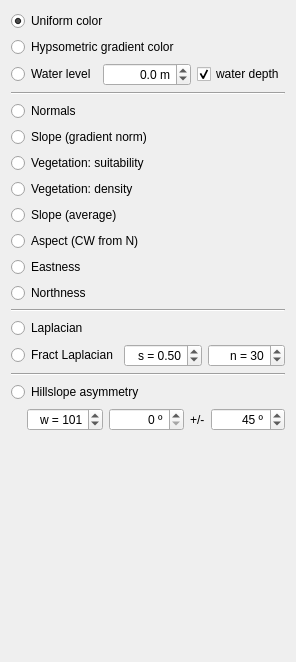
          <widget class="QWidget" name="pageMorhology">
           <property name="geometry">
            <rect>
             <x>0</x>
             <y>0</y>
             <width>296</width>
             <height>662</height>
            </rect>
           </property>
           <attribute name="label">
            <string>Local: elevation, gradient, laplacian</string>
           </attribute>
           <layout class="QVBoxLayout" name="verticalLayout_11">
            <item>
             <widget class="QRadioButton" name="dem_uniform">
              <property name="text">
               <string>Uniform color</string>
              </property>
              <property name="checked">
               <bool>true</bool>
              </property>
             </widget>
            </item>
            <item>
             <widget class="QRadioButton" name="dem_elevation">
              <property name="text">
               <string>Hypsometric gradient color</string>
              </property>
              <property name="checked">
               <bool>false</bool>
              </property>
             </widget>
            </item>
            <item>
             <layout class="QHBoxLayout" name="horizontalLayout_39">
              <item>
               <widget class="QRadioButton" name="dem_waterlevel">
                <property name="text">
                 <string>Water level</string>
                </property>
               </widget>
              </item>
              <item>
               <widget class="QDoubleSpinBox" name="dem_waterlevel_m">
                <property name="alignment">
                 <set>Qt::AlignRight|Qt::AlignTrailing|Qt::AlignVCenter</set>
                </property>
                <property name="suffix">
                 <string> m</string>
                </property>
                <property name="decimals">
                 <number>1</number>
                </property>
                <property name="minimum">
                 <double>-10000.000000000000000</double>
                </property>
                <property name="maximum">
                 <double>10000.000000000000000</double>
                </property>
                <property name="singleStep">
                 <double>5.000000000000000</double>
                </property>
                <property name="value">
                 <double>0.000000000000000</double>
                </property>
               </widget>
              </item>
              <item>
               <widget class="QCheckBox" name="dem_waterlevel_relief">
                <property name="text">
                 <string>water depth</string>
                </property>
                <property name="checked">
                 <bool>true</bool>
                </property>
               </widget>
              </item>
             </layout>
            </item>
            <item>
             <widget class="Line" name="line_18">
              <property name="orientation">
               <enum>Qt::Horizontal</enum>
              </property>
             </widget>
            </item>
            <item>
             <widget class="QRadioButton" name="dem_normals">
              <property name="text">
               <string>Normals</string>
              </property>
              <property name="checked">
               <bool>false</bool>
              </property>
             </widget>
            </item>
            <item>
             <widget class="QRadioButton" name="dem_slopeGradient">
              <property name="text">
               <string>Slope (gradient norm)</string>
              </property>
              <property name="checked">
               <bool>false</bool>
              </property>
             </widget>
            </item>
            <item>
                <widget class="QRadioButton" name="dem_vegSuitability">
                <property name="text">
                <string>Vegetation: suitability</string>
                </property>
                </widget>
                </item>
                <item>
                <widget class="QRadioButton" name="dem_vegDensity">
                <property name="text">
                <string>Vegetation: density</string>
                </property>
                </widget>
                </item>
            <item>
             <widget class="QRadioButton" name="dem_slopeAvg">
              <property name="text">
               <string>Slope (average)</string>
              </property>
             </widget>
            </item>
            <item>
             <widget class="QRadioButton" name="dem_aspect">
              <property name="text">
               <string>Aspect (CW from N)</string>
              </property>
             </widget>
            </item>
            <item>
             <widget class="QRadioButton" name="dem_aspect_east">
              <property name="text">
               <string>Eastness</string>
              </property>
             </widget>
            </item>
            <item>
             <widget class="QRadioButton" name="dem_aspect_north">
              <property name="text">
               <string>Northness</string>
              </property>
             </widget>
            </item>
            <item>
             <widget class="Line" name="line_19">
              <property name="orientation">
               <enum>Qt::Horizontal</enum>
              </property>
             </widget>
            </item>
            <item>
             <widget class="QRadioButton" name="dem_laplacian">
              <property name="text">
               <string>Laplacian</string>
              </property>
             </widget>
            </item>
            <item>
             <layout class="QHBoxLayout" name="horizontalLayout_5">
              <item>
               <widget class="QRadioButton" name="dem_fractLaplacian">
                <property name="text">
                 <string>Fract Laplacian</string>
                </property>
               </widget>
              </item>
              <item>
               <layout class="QHBoxLayout" name="horizontalLayout_19">
                <item>
                 <widget class="QDoubleSpinBox" name="dem_fractLaplacian_s">
                  <property name="sizePolicy">
                   <sizepolicy hsizetype="Expanding" vsizetype="Fixed">
                    <horstretch>0</horstretch>
                    <verstretch>0</verstretch>
                   </sizepolicy>
                  </property>
                  <property name="alignment">
                   <set>Qt::AlignRight|Qt::AlignTrailing|Qt::AlignVCenter</set>
                  </property>
                  <property name="prefix">
                   <string>s = </string>
                  </property>
                  <property name="maximum">
                   <double>1.000000000000000</double>
                  </property>
                  <property name="singleStep">
                   <double>0.100000000000000</double>
                  </property>
                  <property name="value">
                   <double>0.500000000000000</double>
                  </property>
                 </widget>
                </item>
                <item>
                 <widget class="QSpinBox" name="dem_fractLaplacian_n">
                  <property name="sizePolicy">
                   <sizepolicy hsizetype="Expanding" vsizetype="Fixed">
                    <horstretch>0</horstretch>
                    <verstretch>0</verstretch>
                   </sizepolicy>
                  </property>
                  <property name="alignment">
                   <set>Qt::AlignRight|Qt::AlignTrailing|Qt::AlignVCenter</set>
                  </property>
                  <property name="prefix">
                   <string>n = </string>
                  </property>
                  <property name="maximum">
                   <number>1000</number>
                  </property>
                  <property name="value">
                   <number>30</number>
                  </property>
                 </widget>
                </item>
               </layout>
              </item>
             </layout>
            </item>
            <item>
             <widget class="Line" name="line_20">
              <property name="orientation">
               <enum>Qt::Horizontal</enum>
              </property>
             </widget>
            </item>
            <item>
             <widget class="QRadioButton" name="dem_asymmetry">
              <property name="text">
               <string>Hillslope asymmetry</string>
              </property>
             </widget>
            </item>
            <item>
             <layout class="QHBoxLayout" name="horizontalLayout">
              <property name="leftMargin">
               <number>16</number>
              </property>
              <item>
               <widget class="QSpinBox" name="dem_asymmetryW">
                <property name="alignment">
                 <set>Qt::AlignRight|Qt::AlignTrailing|Qt::AlignVCenter</set>
                </property>
                <property name="prefix">
                 <string>w = </string>
                </property>
                <property name="minimum">
                 <number>3</number>
                </property>
                <property name="maximum">
                 <number>1001</number>
                </property>
                <property name="singleStep">
                 <number>2</number>
                </property>
                <property name="value">
                 <number>101</number>
                </property>
               </widget>
              </item>
              <item>
               <widget class="QDoubleSpinBox" name="dem_asymmetryDir">
                <property name="minimumSize">
                 <size>
                  <width>48</width>
                  <height>0</height>
                 </size>
                </property>
                <property name="alignment">
                 <set>Qt::AlignRight|Qt::AlignTrailing|Qt::AlignVCenter</set>
                </property>
                <property name="suffix">
                 <string> º</string>
                </property>
                <property name="decimals">
                 <number>0</number>
                </property>
                <property name="maximum">
                 <double>360.000000000000000</double>
                </property>
                <property name="singleStep">
                 <double>45.000000000000000</double>
                </property>
                <property name="value">
                 <double>0.000000000000000</double>
                </property>
               </widget>
              </item>
              <item>
               <widget class="QLabel" name="label_33">
                <property name="sizePolicy">
                 <sizepolicy hsizetype="Fixed" vsizetype="Preferred">
                  <horstretch>0</horstretch>
                  <verstretch>0</verstretch>
                 </sizepolicy>
                </property>
                <property name="text">
                 <string>+/-</string>
                </property>
               </widget>
              </item>
              <item>
               <widget class="QDoubleSpinBox" name="dem_asymmetryDirTol">
                <property name="alignment">
                 <set>Qt::AlignRight|Qt::AlignTrailing|Qt::AlignVCenter</set>
                </property>
                <property name="suffix">
                 <string> º</string>
                </property>
                <property name="decimals">
                 <number>0</number>
                </property>
                <property name="maximum">
                 <double>360.000000000000000</double>
                </property>
                <property name="singleStep">
                 <double>5.000000000000000</double>
                </property>
                <property name="value">
                 <double>45.000000000000000</double>
                </property>
               </widget>
              </item>
             </layout>
            </item>
            <item>
             <spacer name="verticalSpacer_8">
              <property name="orientation">
               <enum>Qt::Vertical</enum>
              </property>
              <property name="sizeHint" stdset="0">
               <size>
                <width>20</width>
                <height>292</height>
               </size>
              </property>
             </spacer>
            </item>
           </layout>
          </widget>
